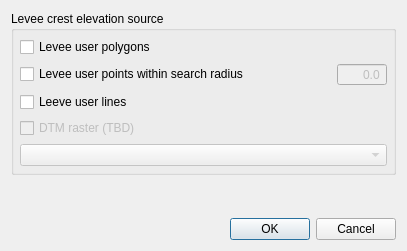
<?xml version="1.0" encoding="UTF-8"?>
<ui version="4.0">
 <class>Dialog</class>
 <widget class="QDialog" name="Dialog">
  <property name="geometry">
   <rect>
    <x>0</x>
    <y>0</y>
    <width>407</width>
    <height>251</height>
   </rect>
  </property>
  <property name="sizePolicy">
   <sizepolicy hsizetype="MinimumExpanding" vsizetype="Preferred">
    <horstretch>0</horstretch>
    <verstretch>0</verstretch>
   </sizepolicy>
  </property>
  <property name="windowTitle">
   <string>Levees elevation tool</string>
  </property>
  <layout class="QGridLayout" name="gridLayout">
   <item row="0" column="0">
    <widget class="QGroupBox" name="elev_src_frame">
     <property name="title">
      <string>Levee crest elevation source</string>
     </property>
     <layout class="QVBoxLayout" name="verticalLayout">
      <property name="margin">
       <number>6</number>
      </property>
      <item>
       <widget class="QCheckBox" name="elev_polygons_chbox">
        <property name="text">
         <string>Levee user polygons</string>
        </property>
       </widget>
      </item>
      <item>
       <layout class="QHBoxLayout" name="horizontalLayout_2">
        <item>
         <widget class="QCheckBox" name="elev_points_chbox">
          <property name="enabled">
           <bool>true</bool>
          </property>
          <property name="sizePolicy">
           <sizepolicy hsizetype="Preferred" vsizetype="Fixed">
            <horstretch>0</horstretch>
            <verstretch>0</verstretch>
           </sizepolicy>
          </property>
          <property name="text">
           <string>Levee user points within search radius</string>
          </property>
          <property name="checked">
           <bool>false</bool>
          </property>
         </widget>
        </item>
        <item>
         <widget class="QDoubleSpinBox" name="buffer_size">
          <property name="enabled">
           <bool>false</bool>
          </property>
          <property name="maximumSize">
           <size>
            <width>50</width>
            <height>16777215</height>
           </size>
          </property>
          <property name="alignment">
           <set>Qt::AlignRight|Qt::AlignTrailing|Qt::AlignVCenter</set>
          </property>
          <property name="buttonSymbols">
           <enum>QAbstractSpinBox::NoButtons</enum>
          </property>
          <property name="decimals">
           <number>1</number>
          </property>
          <property name="maximum">
           <double>999999999.000000000000000</double>
          </property>
          <property name="value">
           <double>0.000000000000000</double>
          </property>
         </widget>
        </item>
       </layout>
      </item>
      <item>
       <widget class="QCheckBox" name="elev_lines_chbox">
        <property name="text">
         <string>Leeve user lines</string>
        </property>
        <property name="checked">
         <bool>false</bool>
        </property>
       </widget>
      </item>
      <item>
       <widget class="QCheckBox" name="elev_dtm_chbox">
        <property name="enabled">
         <bool>false</bool>
        </property>
        <property name="text">
         <string>DTM raster (TBD)</string>
        </property>
       </widget>
      </item>
      <item>
       <widget class="QComboBox" name="elev_dtm_cbo">
        <property name="enabled">
         <bool>false</bool>
        </property>
       </widget>
      </item>
     </layout>
    </widget>
   </item>
   <item row="6" column="0">
    <widget class="QDialogButtonBox" name="buttonBox">
     <property name="orientation">
      <enum>Qt::Horizontal</enum>
     </property>
     <property name="standardButtons">
      <set>QDialogButtonBox::Cancel|QDialogButtonBox::Ok</set>
     </property>
    </widget>
   </item>
   <item row="1" column="0">
    <spacer name="verticalSpacer">
     <property name="orientation">
      <enum>Qt::Vertical</enum>
     </property>
     <property name="sizeHint" stdset="0">
      <size>
       <width>20</width>
       <height>40</height>
      </size>
     </property>
    </spacer>
   </item>
  </layout>
 </widget>
 <resources/>
 <connections>
  <connection>
   <sender>buttonBox</sender>
   <signal>accepted()</signal>
   <receiver>Dialog</receiver>
   <slot>accept()</slot>
   <hints>
    <hint type="sourcelabel">
     <x>259</x>
     <y>305</y>
    </hint>
    <hint type="destinationlabel">
     <x>157</x>
     <y>274</y>
    </hint>
   </hints>
  </connection>
  <connection>
   <sender>buttonBox</sender>
   <signal>rejected()</signal>
   <receiver>Dialog</receiver>
   <slot>reject()</slot>
   <hints>
    <hint type="sourcelabel">
     <x>327</x>
     <y>305</y>
    </hint>
    <hint type="destinationlabel">
     <x>286</x>
     <y>274</y>
    </hint>
   </hints>
  </connection>
  <connection>
   <sender>elev_dtm_chbox</sender>
   <signal>toggled(bool)</signal>
   <receiver>elev_dtm_cbo</receiver>
   <slot>setEnabled(bool)</slot>
   <hints>
    <hint type="sourcelabel">
     <x>80</x>
     <y>132</y>
    </hint>
    <hint type="destinationlabel">
     <x>80</x>
     <y>162</y>
    </hint>
   </hints>
  </connection>
 </connections>
</ui>
